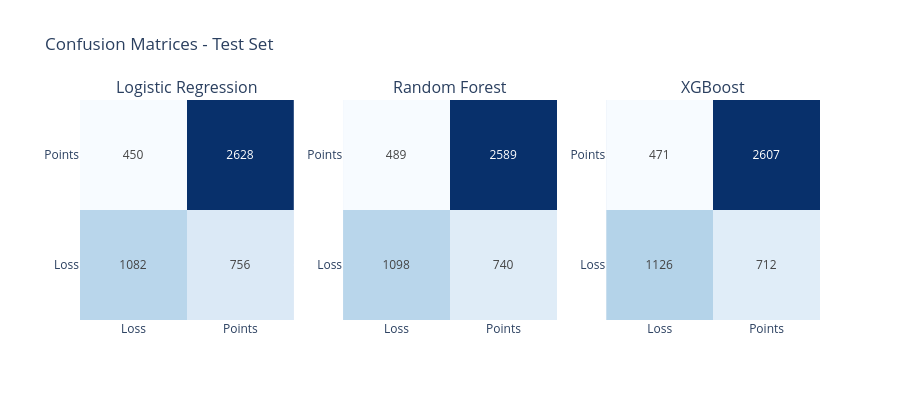

The notebook cell this image was saved under:
### Markdown cell above
<hr />
<h3>How well can we predict match outcomes using performance metrics?</h3>

### Code cell
## Confusion matrices side by side
fig_cm = make_subplots(rows=1, cols=3, subplot_titles=["Logistic Regression", "Random Forest", "XGBoost"], specs=[[{"type": "heatmap"}] * 3])

for col_pos, (preds, label) in enumerate(
    [(lr_preds, "LR"), (rf_preds, "RF"), (xgb_preds, "XGB")],
    start=1,
):
    cm = confusion_matrix(y_test, preds)
    fig_cm.add_trace(
        go.Heatmap(
            z=cm,
            x=["Loss", "Points"],
            y=["Loss", "Points"],
            text=cm,
            texttemplate="%{text}",
            colorscale="Blues",
            showscale=False,
        ),
        row=1,
        col=col_pos,
    )

fig_cm.update_layout(height=400, title_text="Confusion Matrices - Test Set")
fig_cm.show()

### Figure 1 — Plotly figure (JSON) as saved in the notebook; plotly's stock layout.template omitted (floating-point values rounded to 4 significant figures)
{"data": [{"colorscale": [[0, "rgb(247,251,255)"], [0.125, "rgb(222,235,247)"], [0.25, "rgb(198,219,239)"], [0.375, "rgb(158,202,225)"], [0.5, "rgb(107,174,214)"], [0.625, "rgb(66,146,198)"], [0.75, "rgb(33,113,181)"], [0.875, "rgb(8,81,156)"], [1, "rgb(8,48,107)"]], "showscale": false, "text": [[1082, 756], [450, 2628]], "texttemplate": "%{text}", "type": "heatmap", "x": ["Loss", "Points"], "xaxis": "x", "y": ["Loss", "Points"], "yaxis": "y", "z": [[1082, 756], [450, 2628]]}, {"colorscale": [[0, "rgb(247,251,255)"], [0.125, "rgb(222,235,247)"], [0.25, "rgb(198,219,239)"], [0.375, "rgb(158,202,225)"], [0.5, "rgb(107,174,214)"], [0.625, "rgb(66,146,198)"], [0.75, "rgb(33,113,181)"], [0.875, "rgb(8,81,156)"], [1, "rgb(8,48,107)"]], "showscale": false, "text": [[1098, 740], [489, 2589]], "texttemplate": "%{text}", "type": "heatmap", "x": ["Loss", "Points"], "xaxis": "x2", "y": ["Loss", "Points"], "yaxis": "y2", "z": [[1098, 740], [489, 2589]]}, {"colorscale": [[0, "rgb(247,251,255)"], [0.125, "rgb(222,235,247)"], [0.25, "rgb(198,219,239)"], [0.375, "rgb(158,202,225)"], [0.5, "rgb(107,174,214)"], [0.625, "rgb(66,146,198)"], [0.75, "rgb(33,113,181)"], [0.875, "rgb(8,81,156)"], [1, "rgb(8,48,107)"]], "showscale": false, "text": [[1126, 712], [471, 2607]], "texttemplate": "%{text}", "type": "heatmap", "x": ["Loss", "Points"], "xaxis": "x3", "y": ["Loss", "Points"], "yaxis": "y3", "z": [[1126, 712], [471, 2607]]}], "layout": {"annotations": [{"font": {"size": 16}, "showarrow": false, "text": "Logistic Regression", "x": 0.1444, "xanchor": "center", "xref": "paper", "y": 1, "yanchor": "bottom", "yref": "paper"}, {"font": {"size": 16}, "showarrow": false, "text": "Random Forest", "x": 0.5, "xanchor": "center", "xref": "paper", "y": 1, "yanchor": "bottom", "yref": "paper"}, {"font": {"size": 16}, "showarrow": false, "text": "XGBoost", "x": 0.8556, "xanchor": "center", "xref": "paper", "y": 1, "yanchor": "bottom", "yref": "paper"}], "height": 400, "title": {"text": "Confusion Matrices - Test Set"}, "xaxis": {"anchor": "y", "domain": [0, 0.2889]}, "xaxis2": {"anchor": "y2", "domain": [0.3556, 0.6444]}, "xaxis3": {"anchor": "y3", "domain": [0.7111, 1]}, "yaxis": {"anchor": "x", "domain": [0, 1]}, "yaxis2": {"anchor": "x2", "domain": [0, 1]}, "yaxis3": {"anchor": "x3", "domain": [0, 1]}}}
